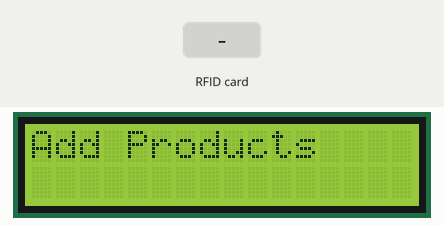
This sketch was run on a simulated Arduino Uno, built with avr-gcc and run on an emulated ATmega328P. Parts: 16×2 character LCD. The test bench sets the inputs (shaded band). What the sketch prints to the serial monitor is not drawn.

Above: at 1.3 s.
1.4 s: RFID card 5E 7A 19 C4 held to the reader
At 2.0 s:
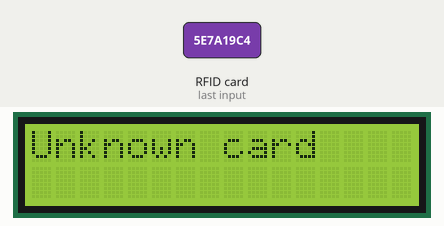
4.4 s: RFID card 53 67 DF 11 held to the reader
At 5.6 s:
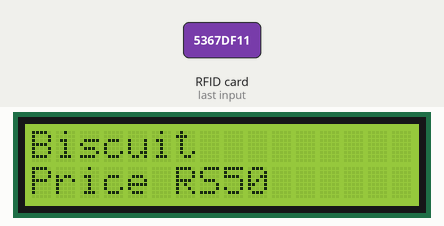
5.9 s: RFID card 53 1E A2 0D held to the reader
At 9.3 s:
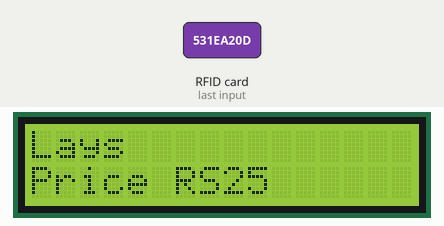
Timing chart, 0 to 10.8 s (numbered marks = the images above; inputs shaded):
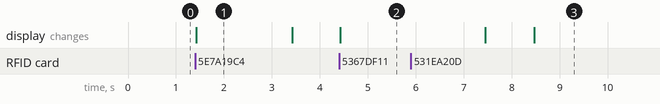

Measured:
- after the input at 1.4 s, the display: changes at once (image 1)
- after the input at 4.4 s, the display: changes at once (image 2)
- after the input at 5.9 s, the display: first differs from a run without the input after 2.6 s (image 3)
- what the display in image 1 shows lasts 2.0 s, from 1.4 s to 3.4 s

The sketch:

objectDetectionAndRFID.ino
```cpp
#include <Wire.h>
#include <LiquidCrystal_I2C.h>
#include <MFRC522.h>

#define SS_PIN 10
#define RST_PIN 9
#define LED_PIN 13 // Pin for LED

MFRC522 mfrc522(SS_PIN, RST_PIN);
LiquidCrystal_I2C lcd(0x27, 16, 2);
#define BISCUIT_UID "5367df11"
#define LAYS_UID "531ea20d"

#define BISCUIT_PRICE 50
#define LAYS_PRICE 25

int total = 0;

void setup() {
  Serial.begin(9600);
  SPI.begin();
  mfrc522.PCD_Init();

  lcd.init();
  lcd.backlight();

  pinMode(LED_PIN, OUTPUT);

  lcd.setCursor(0,0);
  lcd.print("Add Products");
}

void loop() {
  if (!mfrc522.PICC_IsNewCardPresent() || !mfrc522.PICC_ReadCardSerial()) {
    return;
  }

  // Read the card's UID
  String uid = "";
  for (byte i = 0; i < mfrc522.uid.size; i++) {
    uid += String(mfrc522.uid.uidByte[i] < 0x10 ? "0" : "");
    uid += String(mfrc522.uid.uidByte[i], HEX);
  }

  Serial.println("Card UID: " + uid); // Print UID for debugging

  // Check which card was read
  int price = 0;
  String productName = "";
  if (uid == BISCUIT_UID) {
    price = BISCUIT_PRICE;
    productName = "Biscuit";
  } else if (uid == LAYS_UID) {
    price = LAYS_PRICE;
    productName = "Lays";
  } else {
    lcd.clear();
    lcd.print("Unknown card");
    delay(2000);
    lcd.clear();
    return;
  }

  // Add price to total
  total += price;

  // Display product name and price on LCD
  lcd.clear();
  lcd.setCursor(0, 0);
  lcd.print(productName);
  lcd.setCursor(0, 1);
  lcd.print("Price RS");
  lcd.print(price);

  // Wait for a moment before resetting LCD
  delay(3000);

  // Reset LCD to show initial message
  lcd.clear();
  lcd.setCursor(0,0);
  lcd.print("Add Products ");

  // Display total price on LCD
  lcd.setCursor(0, 1);
  lcd.print("Total: RS");
  lcd.print(total);

  // Blink LED
  blinkLED();
}

// Function to blink LED
void blinkLED() {
  digitalWrite(LED_PIN, HIGH);
  delay(500);
  digitalWrite(LED_PIN, LOW);
  delay(500);
}
```
